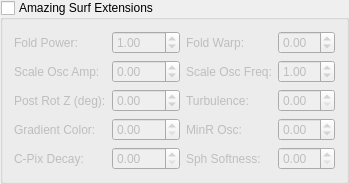
    <widget class="MyGroupBox" name="groupCheck_transf_surf_params_false">
     <property name="title"><string>Amazing Surf Extensions</string></property>
     <property name="checkable"><bool>true</bool></property>
     <property name="checked"><bool>false</bool></property>
     <layout class="QGridLayout">
      <item row="0" column="0">
       <widget class="QLabel"><property name="text"><string>Fold Power:</string></property></widget>
      </item>
      <item row="0" column="1">
       <widget class="MyDoubleSpinBox" name="spinbox_transf_surf_fold_power">
        <property name="minimum"><double>0.01</double></property><property name="maximum"><double>10.0</double></property>
        <property name="singleStep"><double>0.1</double></property><property name="value"><double>1.0</double></property>
       </widget>
      </item>
      <item row="0" column="2">
       <widget class="QLabel"><property name="text"><string>Fold Warp:</string></property></widget>
      </item>
      <item row="0" column="3">
       <widget class="MyDoubleSpinBox" name="spinbox_transf_surf_fold_warp">
        <property name="minimum"><double>-5.0</double></property><property name="maximum"><double>5.0</double></property>
        <property name="singleStep"><double>0.01</double></property><property name="value"><double>0.0</double></property>
       </widget>
      </item>
      <item row="1" column="0">
       <widget class="QLabel"><property name="text"><string>Scale Osc Amp:</string></property></widget>
      </item>
      <item row="1" column="1">
       <widget class="MyDoubleSpinBox" name="spinbox_transf_surf_scale_osc_amp">
        <property name="minimum"><double>-5.0</double></property><property name="maximum"><double>5.0</double></property>
        <property name="singleStep"><double>0.1</double></property><property name="value"><double>0.0</double></property>
       </widget>
      </item>
      <item row="1" column="2">
       <widget class="QLabel"><property name="text"><string>Scale Osc Freq:</string></property></widget>
      </item>
      <item row="1" column="3">
       <widget class="MyDoubleSpinBox" name="spinbox_transf_surf_scale_osc_freq">
        <property name="minimum"><double>0.01</double></property><property name="maximum"><double>50.0</double></property>
        <property name="singleStep"><double>0.1</double></property><property name="value"><double>1.0</double></property>
       </widget>
      </item>
      <item row="2" column="0">
       <widget class="QLabel"><property name="text"><string>Post Rot Z (deg):</string></property></widget>
      </item>
      <item row="2" column="1">
       <widget class="MyDoubleSpinBox" name="spinbox_transf_surf_post_rot_z">
        <property name="minimum"><double>-180.0</double></property><property name="maximum"><double>180.0</double></property>
        <property name="singleStep"><double>1.0</double></property><property name="value"><double>0.0</double></property>
       </widget>
      </item>
      <item row="2" column="2">
       <widget class="QLabel"><property name="text"><string>Turbulence:</string></property></widget>
      </item>
      <item row="2" column="3">
       <widget class="MyDoubleSpinBox" name="spinbox_transf_surf_turbulence">
        <property name="minimum"><double>0.0</double></property><property name="maximum"><double>5.0</double></property>
        <property name="singleStep"><double>0.001</double></property><property name="value"><double>0.0</double></property>
       </widget>
      </item>
      <item row="3" column="0">
       <widget class="QLabel"><property name="text"><string>Gradient Color:</string></property></widget>
      </item>
      <item row="3" column="1">
       <widget class="MyDoubleSpinBox" name="spinbox_transf_surf_gradient_color">
        <property name="minimum"><double>0.0</double></property><property name="maximum"><double>100.0</double></property>
        <property name="singleStep"><double>0.1</double></property><property name="value"><double>0.0</double></property>
       </widget>
      </item>
      <item row="3" column="2">
       <widget class="QLabel"><property name="text"><string>MinR Osc:</string></property></widget>
      </item>
      <item row="3" column="3">
       <widget name="spinbox_transf_surf_min_r_osc" class="MyDoubleSpinBox">
        <property name="minimum"><double>-1.0</double></property><property name="maximum"><double>1.0</double></property>
        <property name="singleStep"><double>0.01</double></property><property name="value"><double>0.0</double></property>
       </widget>
      </item>
      <item row="4" column="0">
       <widget class="QLabel"><property name="text"><string>C-Pix Decay:</string></property></widget>
      </item>
      <item row="4" column="1">
       <widget class="MyDoubleSpinBox" name="spinbox_transf_surf_cpixel_decay">
        <property name="minimum"><double>0.0</double></property><property name="maximum"><double>5.0</double></property>
        <property name="singleStep"><double>0.01</double></property><property name="value"><double>0.0</double></property>
       </widget>
      </item>
      <item row="4" column="2">
       <widget class="QLabel"><property name="text"><string>Sph Softness:</string></property></widget>
      </item>
      <item row="4" column="3">
       <widget class="MyDoubleSpinBox" name="spinbox_transf_surf_sphere_softness">
        <property name="minimum"><double>0.0</double></property><property name="maximum"><double>5.0</double></property>
        <property name="singleStep"><double>0.01</double></property><property name="value"><double>0.0</double></property>
       </widget>
      </item>
     </layout>
    </widget>
